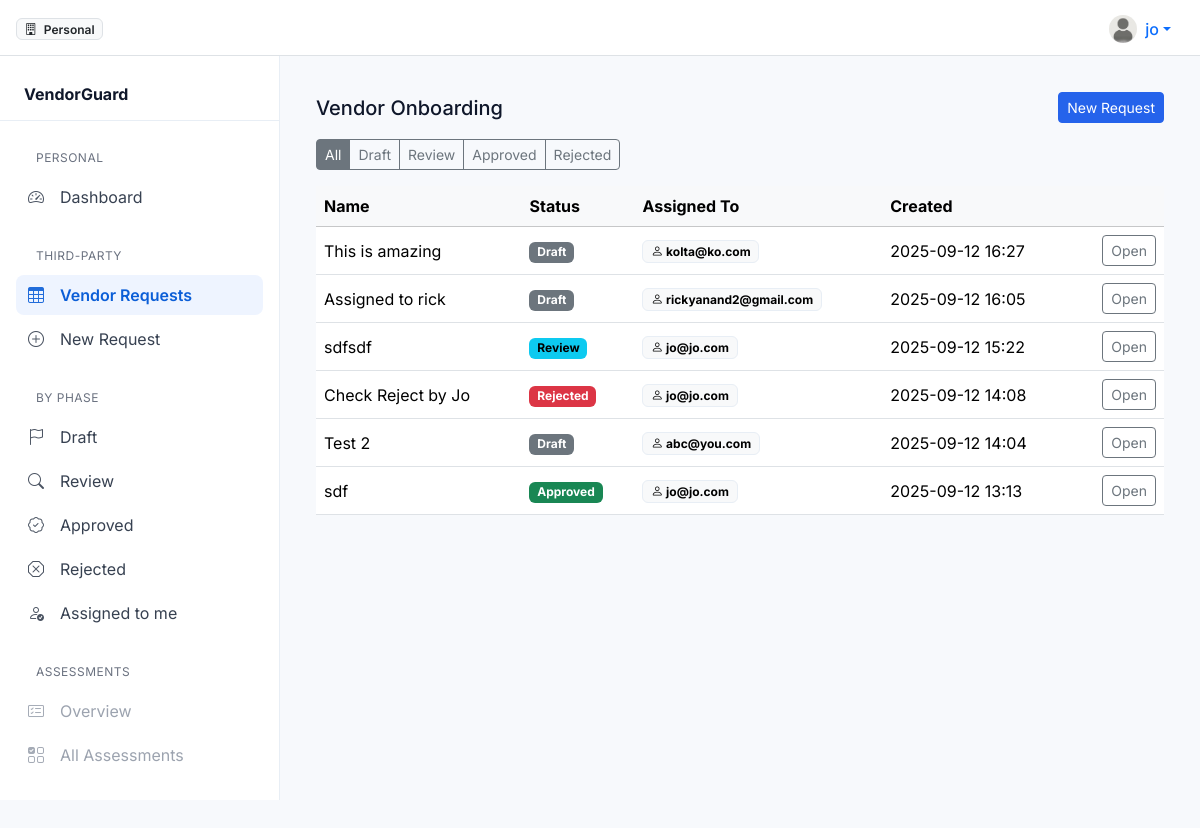
/third-party/ (signed in), run on the app's committed database.
### third_party/models.py (models this page shows, shortened)
class ThirdPartyRequest(models.Model):
    name = models.CharField(max_length=255)
    description = models.TextField(blank=True)
    state = FSMField(
        default=RequestState.ONBOARDING,
        choices=RequestState.choices,
        protected=True,
        help_text="Lifecycle state controlled by model transitions.",
    )
    assignee = models.ForeignKey(
        settings.AUTH_USER_MODEL,
        null=True,
        on_delete=models.PROTECT,
        related_name="requests_assigned",
        help_text="Only the assignee (or staff) may advance or reject.",
    )
    created_by = models.ForeignKey(
        settings.AUTH_USER_MODEL,
        null=True,
        on_delete=models.SET_NULL,
        related_name="requests_created",
        help_text="Request creator; not necessarily the assignee.",
    )
    reject_reason = models.TextField(blank=True)
    created_at = models.DateTimeField(auto_now_add=True)
    updated_at = models.DateTimeField(auto_now=True)
    @fsm_log_by
    @fsm_log_description(description="Rejected")
    @transition(
        field=state,
        source=[RequestState.ONBOARDING, RequestState.REVIEW],
        target=RequestState.REJECTED,
    )
    def reject(self, *, reason: str, by=None, description=None) -> None:
        """Draft/Review -> Rejected, requires a non-empty reason."""
        if not reason or not reason.strip():
            raise ValueError("Reject reason is required.")
        self.reject_reason = reason.strip()
    STEP_ORDER = [RequestState.ONBOARDING, RequestState.REVIEW, RequestState.APPROVED]
    class Meta:
        ordering = ("-created_at",)

### third_party/views.py (the view)
# urls.py: path("", views.request_list, name="request_list"),
@login_required
def request_list(request):
    qs = ThirdPartyRequest.objects.select_related("assignee", "created_by").order_by(
        "-created_at"
    )
    state = request.GET.get("state")
    if state:
        qs = qs.filter(state=state)
    ctx = {"requests": qs, "active_state": state}
    return render(request, "third_party/request_list.html", ctx)

### third_party/templates/third_party/request_list.html (shortened to what this page needs)
{% extends 'base_app.html' %}
{% block content %}
  <div class="d-flex justify-content-between align-items-center mb-3">
    <h1 class="h5 mb-0">Vendor Onboarding</h1>
    <a href="{% url 'third_party:request_create' %}" class="btn btn-primary btn-sm">New Request</a>
  </div>
  <div class="table-responsive">
    <table class="table table-hover align-middle">
      <thead class="table-light">
        <tr>
          <th>Name</th>
          <th>Status</th>
          <th>Assigned To</th>
          <th>Created</th>
          <th></th>
        </tr>
      </thead>
      <tbody>
        <div class="mb-3">
          <div class="btn-group btn-group-sm" role="group">
            <a class="btn btn-outline-secondary {% if not active_state %}active{% endif %}" href="{% url 'third_party:request_list' %}">All</a>
            <a class="btn btn-outline-secondary {% if active_state == 'ONBOARDING' %}active{% endif %}" href="{% url 'third_party:request_list' %}?state=ONBOARDING">Draft</a>
            <a class="btn btn-outline-secondary {% if active_state == 'REVIEW' %}active{% endif %}" href="{% url 'third_party:request_list' %}?state=REVIEW">Review</a>
            <a class="btn btn-outline-secondary {% if active_state == 'APPROVED' %}active{% endif %}" href="{% url 'third_party:request_list' %}?state=APPROVED">Approved</a>
            <a class="btn btn-outline-secondary {% if active_state == 'REJECTED' %}active{% endif %}" href="{% url 'third_party:request_list' %}?state=REJECTED">Rejected</a>
          </div>
        </div>
        {% for obj in requests %}
          <tr>
            <td class="text-truncate" style="max-width:360px">{{ obj.name }}</td>
            <td>
              {% include 'third_party/includes/_phase_badge.html' with obj=obj %}
            </td>
            <td>
              {% if obj.assignee %}
                <span class="badge text-bg-light border-soft"><i class="bi bi-person"></i> {{ obj.assignee.email|default:obj.assignee.username }}</span>
              {% else %}
                <span class="text-body-secondary">—</span>
              {% endif %}
            </td>
            <td>{{ obj.created_at|date:'Y-m-d H:i' }}</td>
            <td class="text-end">
              <a href="{% url 'third_party:request_detail' obj.pk %}" class="btn btn-outline-secondary btn-sm">Open</a>
            </td>
          </tr>
        {% empty %}
          <tr>
            <td colspan="4" class="text-center text-body-secondary py-5">No requests yet.</td>
          </tr>
        {% endfor %}
      </tbody>
    </table>
  </div>
{% endblock %}

### templates/includes/_topbar_app.html (shortened to what this page needs)
{% load static %}
<nav class="app-topbar navbar bg-white sticky-top border-bottom">
  <div class="container-fluid px-3">
    <div class="d-flex align-items-center gap-2">
      <span class="badge bg-light text-dark border">
        <i class="bi bi-building me-1"></i>
        {{ request.user.profile.org_name|default:'Personal' }}
      </span>
    </div>
    <div class="d-flex align-items-center gap-2">
      <div class="dropdown">
        <button class="btn btn-link text-decoration-none dropdown-toggle d-flex align-items-center" data-bs-toggle="dropdown" aria-expanded="false">
          <img src="{% static 'img/avatar.png' %}" width="28" height="28" class="rounded-circle me-2" alt="" />
          <span class="fw-medium">{{ request.user.get_short_name|default:request.user.username }}</span>
        </button>
      </div>
    </div>
  </div>
</nav>

### third_party/templates/third_party/includes/_phase_badge.html
{% if obj.state == 'ONBOARDING' %}
  <span class="badge text-bg-secondary">Draft</span>
{% elif obj.state == 'REVIEW' %}
  <span class="badge text-bg-info">Review</span>
{% elif obj.state == 'APPROVED' %}
  <span class="badge text-bg-success">Approved</span>
{% elif obj.state == 'REJECTED' %}
  <span class="badge text-bg-danger">Rejected</span>
{% else %}
  <span class="badge text-bg-light border-soft">Unknown</span>
{% endif %}

### static/css/brand.css (style rules this page uses)
:root { --vg-brand: #2563eb; --vg-brand-600:#1e4fd6; --vg-ink:#0f172a; --vg-ink-2:#475569; --vg-surface:#ffffff; --vg-app:#f7f9fc; --vg-border:#e8eef5; }
html,body { height:100%; }
body { background:var(--vg-app); color:var(--vg-ink); font-family:Inter,system-ui,-apple-system,Segoe UI,Roboto,Helvetica,Arial,sans-serif; }
a { color:var(--vg-brand); }
.btn-primary { background-color:var(--vg-brand); border-color:var(--vg-brand); }
.border-soft { border:1px solid var(--vg-border)!important; }
.app-topbar { height:56px; }
.app-topbar .badge { font-weight:600; }

### data on the page
ThirdPartyRequest: name "This is amazing", state "Draft", assignee.email "kolta@ko.com", created_at "2025-09-12 16:27"
ThirdPartyRequest: name "Assigned to rick", state "Draft", assignee.email "rickyanand2@gmail.com", created_at "2025-09-12 16:05"
ThirdPartyRequest: name "sdfsdf", state "Review", assignee.email "jo@jo.com", created_at "2025-09-12 15:22"
ThirdPartyRequest: name "Check Reject by Jo", state "Rejected", assignee.email "jo@jo.com", created_at "2025-09-12 14:08"
ThirdPartyRequest: name "Test 2", state "Draft", assignee.email "abc@you.com", created_at "2025-09-12 14:04"
ThirdPartyRequest: name "sdf", state "Approved", assignee.email "jo@jo.com", created_at "2025-09-12 13:13"

### other printed values
{{ request.user.profile.org_name|default:'Personal' }} "Personal"
{{ request.user.get_short_name|default:request.user.username }} "jo"
